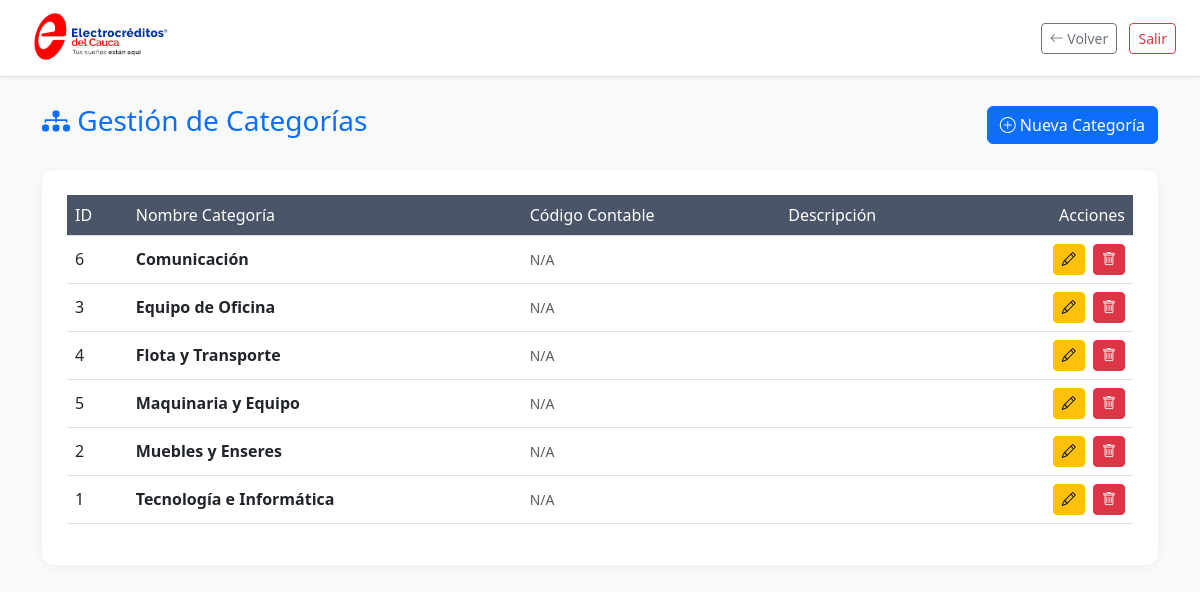
The app's page /gestionar_categorias.php (signed in) with its own data.
### tables this page shows
CREATE TABLE `categorias_activo` (
  `id_categoria` int(11) NOT NULL,
  `nombre_categoria` varchar(100) NOT NULL,
  `cod_contable` int(11) DEFAULT 0,
  `descripcion` text DEFAULT NULL
);

### gestionar_categorias.php (the view, shortened to what this page needs)
<?php
require_once 'backend/db.php';
$categorias = $conexion->query("SELECT * FROM categorias_activo ORDER BY nombre_categoria ASC");
?>
<!DOCTYPE html>
<html lang="es">
<head>
    <link href="https://cdn.jsdelivr.net/npm/bootstrap@5.3.0/dist/css/bootstrap.min.css" rel="stylesheet">
    <link rel="stylesheet" href="assets/css/style.css">
    <link rel="stylesheet" href="https://cdn.jsdelivr.net/npm/bootstrap-icons@1.11.3/font/bootstrap-icons.min.css">
</head>
<body class="page-gestionar-categorias">
<div class="top-bar-custom">
    <div><a href="menu.php"><img src="imagenes/logo.png" height="60" alt="Logo"></a></div>
    <div>
        <a href="centro_gestion.php" class="btn btn-outline-secondary btn-sm me-2"><i class="bi bi-arrow-left"></i> Volver</a>
        <a href="logout.php" class="btn btn-outline-danger btn-sm">Salir</a>
    </div>
</div>
<div class="container mt-4 mb-5">
    <div class="d-flex justify-content-between align-items-center mb-4">
        <h3 class="text-primary"><i class="bi bi-diagram-3-fill"></i> Gestión de Categorías</h3>
        <button class="btn btn-primary" onclick="abrirModalCrear()">
            <i class="bi bi-plus-circle"></i> Nueva Categoría
        </button>
    </div>
    <div class="table-container">
        <table class="table table-hover align-middle">
            <thead class="table-light">
                <tr>
                    <th>ID</th>
                    <th>Nombre Categoría</th>
                    <th>Código Contable</th>
                    <th>Descripción</th>
                    <th class="text-end">Acciones</th>
                </tr>
            </thead>
            <tbody>
                <?php if ($categorias && $categorias->num_rows > 0): ?>
                    <?php while($row = $categorias->fetch_assoc()): ?>
                        <tr>
                            <td><?= $row['id_categoria'] ?></td>
                            <td class="fw-bold"><?= htmlspecialchars($row['nombre_categoria']) ?></td>
                            <td>
                                <?php if($row['cod_contable'] > 0): ?>
                                    <span class="badge bg-secondary"><?= $row['cod_contable'] ?></span>
                                <?php else: ?>
                                    <span class="text-muted small">N/A</span>
                                <?php endif; ?>
                            </td>
                            <td><?= htmlspecialchars($row['descripcion']) ?></td>
                            <td class="text-end">
                                <button class="btn btn-sm btn-warning me-1"
                                        onclick='abrirModalEditar(<?= json_encode($row) ?>)' title="Editar">
                                    <i class="bi bi-pencil"></i>
                                </button>
                                <a href="?eliminar=<?= $row['id_categoria'] ?>"
                                   class="btn btn-sm btn-danger"
                                   onclick="return confirm('¿Seguro que deseas eliminar esta categoría? Si tiene activos asociados podría dar error.');" title="Eliminar">
                                    <i class="bi bi-trash"></i>
                                </a>
                            </td>
                        </tr>
                    <?php endwhile; ?>
                <?php else: ?>
                    <tr><td colspan="5" class="text-center text-muted py-4">No hay categorías registradas.</td></tr>
                <?php endif; ?>
            </tbody>
        </table>
    </div>
</div>
</body>
</html>

### assets/css/style.css (style rules this page uses)
html { height: 100%; }
body { font-family: 'Segoe UI', Tahoma, Geneva, Verdana, sans-serif; margin: 0; }
.top-bar-custom { position: fixed; top: 0; left: 0; right: 0; z-index: 1030; display: flex; justify-content: space-between; align-items: center; padding: 0.5rem 1.5rem; background-color: #f8f9fa; border-bottom: 1px solid #dee2e6; box-shadow: 0 2px 4px rgba(0,0,0,0.05); }
.table thead th { background-color: #4A5568; color: white; font-weight: 500; }
.table-container { background: #fff; padding: 25px; border-radius: 12px; box-shadow: 0 2px 12px rgba(0,0,0,0.04); }
body.page-gestionar-categorias { padding-top: 80px; background-color: #f8f9fa; }
body.page-gestionar-categorias .top-bar-custom { background: #fff; border-bottom: 1px solid #dee2e6; }

### records on screen
categorias_activo: id_categoria "6", nombre_categoria "Comunicación", cod_contable "N/A"
categorias_activo: id_categoria "3", nombre_categoria "Equipo de Oficina", cod_contable "N/A"
categorias_activo: id_categoria "4", nombre_categoria "Flota y Transporte", cod_contable "N/A"
categorias_activo: id_categoria "5", nombre_categoria "Maquinaria y Equipo", cod_contable "N/A"
categorias_activo: id_categoria "2", nombre_categoria "Muebles y Enseres", cod_contable "N/A"
categorias_activo: id_categoria "1", nombre_categoria "Tecnología e Informática", cod_contable "N/A"
